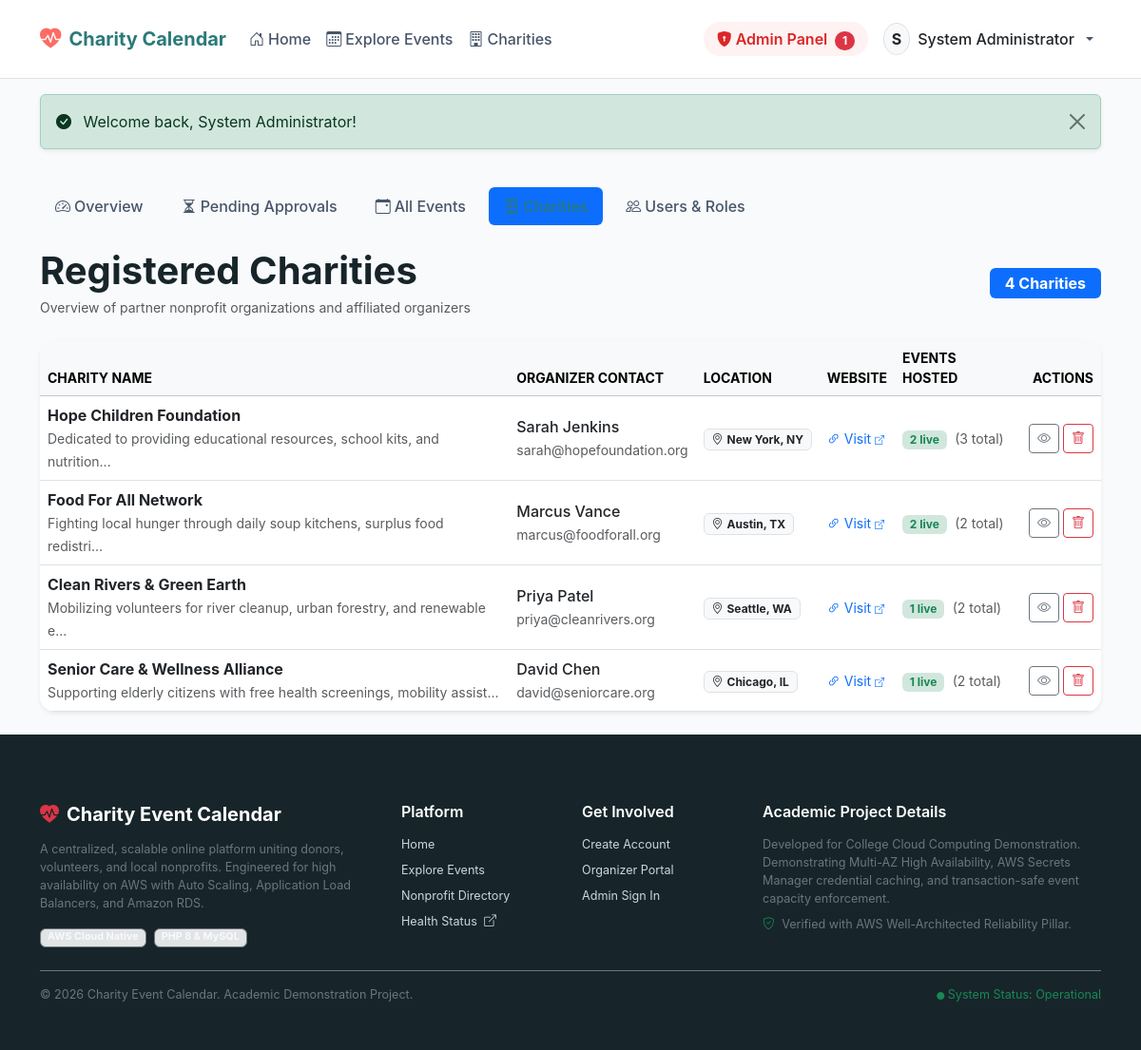
The page /admin/manage-charities.php (signed in) on the database its author committed.
### tables this page shows
CREATE TABLE IF NOT EXISTS charities (
    id INT AUTO_INCREMENT PRIMARY KEY,
    user_id INT NOT NULL,
    charity_name VARCHAR(200) NOT NULL,
    description TEXT NOT NULL,
    email VARCHAR(191) NOT NULL,
    phone VARCHAR(50) NULL,
    website VARCHAR(255) NULL,
    address VARCHAR(255) NULL,
    city VARCHAR(100) NOT NULL,
    state VARCHAR(100) NOT NULL,
    created_at TIMESTAMP DEFAULT CURRENT_TIMESTAMP,
    updated_at TIMESTAMP DEFAULT CURRENT_TIMESTAMP ON UPDATE CURRENT_TIMESTAMP,
    CONSTRAINT fk_charities_user FOREIGN KEY (user_id) 
        REFERENCES users(id) ON DELETE CASCADE,
    INDEX idx_charities_user (user_id),
    INDEX idx_charities_city (city),
    INDEX idx_charities_name (charity_name)
);

CREATE TABLE IF NOT EXISTS users (
    id INT AUTO_INCREMENT PRIMARY KEY,
    full_name VARCHAR(150) NOT NULL,
    email VARCHAR(191) NOT NULL UNIQUE,
    password_hash VARCHAR(255) NOT NULL,
    role ENUM('visitor', 'organizer', 'admin') NOT NULL DEFAULT 'visitor',
    created_at TIMESTAMP DEFAULT CURRENT_TIMESTAMP,
    updated_at TIMESTAMP DEFAULT CURRENT_TIMESTAMP ON UPDATE CURRENT_TIMESTAMP,
    INDEX idx_users_role (role),
    INDEX idx_users_email (email)
);

### includes/functions.php (called while the page is built, shortened)
<?php
function e(?string $value): string
{
    return htmlspecialchars($value ?? '', ENT_QUOTES | ENT_SUBSTITUTE, 'UTF-8');
}

### admin/manage-charities.php (the view, shortened to what this page needs)
<?php
$pdo = Database::getConnection();
$stmt = $pdo->query("
    SELECT
        c.*,
        u.full_name AS organizer_name,
        u.email AS organizer_email,
        (SELECT COUNT(*) FROM events e WHERE e.charity_id = c.id) AS total_events,
        (SELECT COUNT(*) FROM events e WHERE e.charity_id = c.id AND e.status = 'approved') AS approved_events
    FROM charities c
    INNER JOIN users u ON c.user_id = u.id
    ORDER BY c.created_at DESC
");
$charities = $stmt->fetchAll();
require_once __DIR__ . '/../includes/header.php';
?>
<div class="container py-4">
    <ul class="nav nav-pills mb-4 gap-2">
        <li class="nav-item">
            <a class="nav-link" href="/admin/dashboard.php"><i class="bi bi-speedometer2 me-1"></i>Overview</a>
        </li>
        <li class="nav-item">
            <a class="nav-link" href="/admin/pending-events.php"><i class="bi bi-hourglass-split me-1"></i>Pending Approvals</a>
        </li>
        <li class="nav-item">
            <a class="nav-link" href="/admin/manage-events.php"><i class="bi bi-calendar-event me-1"></i>All Events</a>
        </li>
        <li class="nav-item">
            <a class="nav-link active" href="/admin/manage-charities.php"><i class="bi bi-building me-1"></i>Charities</a>
        </li>
        <li class="nav-item">
            <a class="nav-link" href="/admin/manage-users.php"><i class="bi bi-people me-1"></i>Users & Roles</a>
        </li>
    </ul>
    <div class="d-flex justify-content-between align-items-center mb-4">
        <div>
            <h1 class="fw-bold mb-1">Registered Charities</h1>
            <p class="text-muted small mb-0">Overview of partner nonprofit organizations and affiliated organizers</p>
        </div>
        <span class="badge bg-primary fs-6 px-3 py-2"><?= count($charities) ?> Charities</span>
    </div>
    <div class="card border-0 shadow-sm rounded-4 bg-white overflow-hidden">
        <div class="table-responsive">
            <table class="table table-hover align-middle mb-0">
                <thead class="table-light small text-uppercase">
                    <tr>
                        <th>Charity Name</th>
                        <th>Organizer Contact</th>
                        <th>Location</th>
                        <th>Website</th>
                        <th>Events Hosted</th>
                        <th class="text-end">Actions</th>
                    </tr>
                </thead>
                <tbody>
                    <?php foreach ($charities as $c): ?>
                        <tr>
                            <td>
                                <div class="fw-bold text-dark">
                                    <a href="/charity-details.php?id=<?= (int)$c['id'] ?>" class="text-decoration-none text-dark">
                                        <?= e($c['charity_name']) ?>
                                    </a>
                                </div>
                                <small class="text-muted"><?= e(mb_strimwidth($c['description'], 0, 75, '...')) ?></small>
                            </td>
                            <td>
                                <div class="fw-medium text-dark"><?= e($c['organizer_name']) ?></div>
                                <small class="text-muted"><?= e($c['organizer_email']) ?></small>
                            </td>
                            <td>
                                <span class="badge bg-light text-dark border">
                                    <i class="bi bi-geo-alt me-1"></i><?= e($c['city']) ?>, <?= e($c['state']) ?>
                                </span>
                            </td>
                            <td>
                                <?php if (!empty($c['website'])): ?>
                                    <a href="<?= e($c['website']) ?>" target="_blank" rel="noopener" class="text-decoration-none small">
                                        <i class="bi bi-link-45deg me-1"></i>Visit <i class="bi bi-box-arrow-up-right" style="font-size: 10px;"></i>
                                    </a>
                                <?php else: ?>
                                    <span class="text-muted small">N/A</span>
                                <?php endif; ?>
                            </td>
                            <td>
                                <span class="badge bg-success-subtle text-success me-1"><?= (int)$c['approved_events'] ?> live</span>
                                <span class="text-muted small">(<?= (int)$c['total_events'] ?> total)</span>
                            </td>
                            <td class="text-end">
                                <div class="d-inline-flex gap-1">
                                    <a href="/charity-details.php?id=<?= (int)$c['id'] ?>" class="btn btn-sm btn-outline-secondary" title="View Public Profile">
                                        <i class="bi bi-eye"></i>
                                    </a>
                                    <form method="POST" action="/admin/manage-charities.php" class="d-inline">
                                        <button type="submit" class="btn btn-sm btn-outline-danger" data-confirm="Are you sure you want to remove this charity? All associated events and registrations will also be deleted.">
                                            <i class="bi bi-trash"></i>
                                        </button>
                                    </form>
                                </div>
                            </td>
                        </tr>
                    <?php endforeach; ?>
                </tbody>
            </table>
        </div>
    </div>
</div>
<?php require_once __DIR__ . '/../includes/footer.php'; ?>

### assets/css/style.css (style rules this page uses)
:root { --primary-color: #2b7a78; --primary-hover: #205c5a; --primary-light: #e6f4f1; --accent-coral: #fe6b64; --accent-coral-hover: #e5534c; --dark-slate: #17252a; --body-bg: #f8fafc; --card-bg: #ffffff; --border-color: #e2e8f0; --text-muted: #64748b; --shadow-sm: 0 1px 3px rgba(0,0,0,0.06), 0 1px 2px rgba(0,0,0,0.04); --shadow-md: 0 4px 6px -1px rgba(0,0,0,0.07), 0 2px 4px -1px rgba(0,0,0,0.04); --shadow-lg: 0 10px 15px -3px rgba(0,0,0,0.08), 0 4px 6px -2px rgba(0,0,0,0.03); --radius-sm: 8px; --radius-md: 12px; --radius-lg: 16px; }
body { background-color: var(--body-bg); color: var(--dark-slate); font-family: 'Inter', system-ui, -apple-system, BlinkMacSystemFont, "Segoe UI", Roboto, "Helvetica Neue", Arial, sans-serif; min-height: 100vh; display: flex; flex-direction: column; }
.nav-link { font-weight: 500; color: #475569 !important; transition: color 0.15s ease-in-out; }
.nav-link:hover, .nav-link.active { color: var(--primary-color) !important; }

### rows shown on the page
charities: charity_name "Hope Children Foundation", description "Dedicated to providing educational resources, school kits, and nutrition...", user.full_name "Sarah Jenkins", user.email "sarah@hopefoundation.org", city "New York", state "NY", approved_events "2", total_events "3"
charities: charity_name "Food For All Network", description "Fighting local hunger through daily soup kitchens, surplus food redistri...", user.full_name "Marcus Vance", user.email "marcus@foodforall.org", city "Austin", state "TX", approved_events "2", total_events "2"
charities: charity_name "Clean Rivers & Green Earth", description "Mobilizing volunteers for river cleanup, urban forestry, and renewable e...", user.full_name "Priya Patel", user.email "priya@cleanrivers.org", city "Seattle", state "WA", approved_events "1", total_events "2"
charities: charity_name "Senior Care & Wellness Alliance", description "Supporting elderly citizens with free health screenings, mobility assist...", user.full_name "David Chen", user.email "david@seniorcare.org", city "Chicago", state "IL", approved_events "1", total_events "2"

### other values the page prints
$pendingCount "1"
substr($currentUser['full_name'], 0, 1) "S"
$currentUser['full_name'] "System Administrator"
$flash['message'] "Welcome back, System Administrator!"
count($charities) "4"
